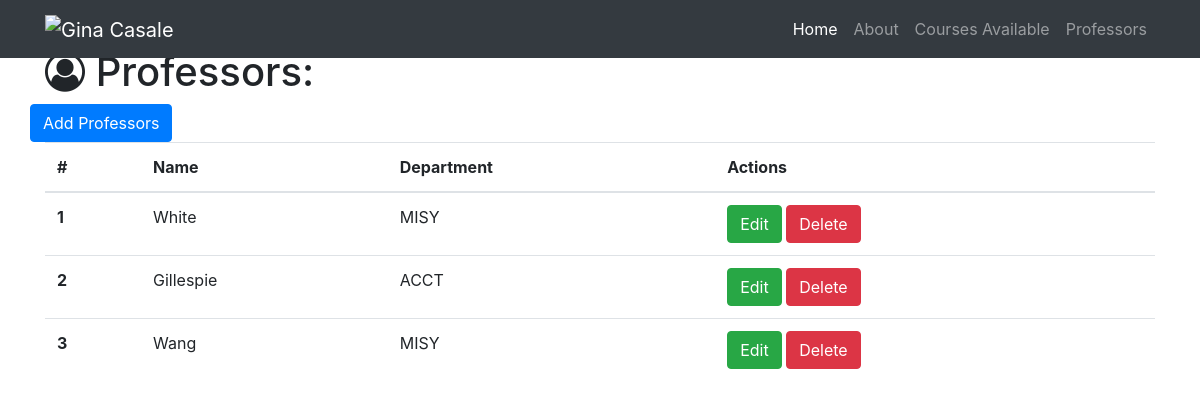
The app's page /professors with its own data.
### resume.py (models this page shows)
class Professor(db.Model):
    __tablename__ = 'professors'
    id = db.Column(db.Integer, primary_key=True)
    name = db.Column(db.String(64))
    department = db.Column(db.Text)
    courses = db.relationship('Course', backref='professor', cascade='delete')

### resume.py (the view)
@app.route('/professors')
def show_all_professors():
    professors = Professor.query.all()
    return render_template('professor-all.html', professors=professors)

### templates/professor-all.html (shortened to what this page needs)
{% extends "base.html"%}
{% block page_content%}
  <div class="container">
    <h1 class="mt-5"><i class="fa fa-user-circle-o" aria-hidden="true"></i> Professors:</h1>
    <div class="row bottom-margin">
      <a href="/professor/add" class="btn btn-primary" role="button" aria-disabled="true">Add Professors</a>
    </div>
    {% if professors %}
      <table class="table">
        <thead>
          <tr>
            <th>#</th>
            <th>Name</th>
            <th>Department</th>
            <th>Actions</th>
          </tr>
        </thead>
        <tbody>
          {% for professor in professors %}
          <tr>
              <th scope="row">{{professor.id}}</th>
              <td>{{professor.name}}</td>
              <td>{{professor.department}}</td>
              <td>
                <a href="/professor/edit/{{professor.id}}" class="btn btn-success" role="button" aria-disabled="true">Edit</a>
                <a href="/professor/delete/{{professor.id}}" class="btn btn-danger" role="button">Delete</a>
              </td>
          </tr>
          {% endfor%}
        </tbody>
      </table>
    {% else %}
      <h3>there are no professors in the database yet.</h3>
    {% endif %}
  </div>
  {% endblock%}

### records on screen
Professor: id "1", name "White", department "MISY"
Professor: id "2", name "Gillespie", department "ACCT"
Professor: id "3", name "Wang", department "MISY"
